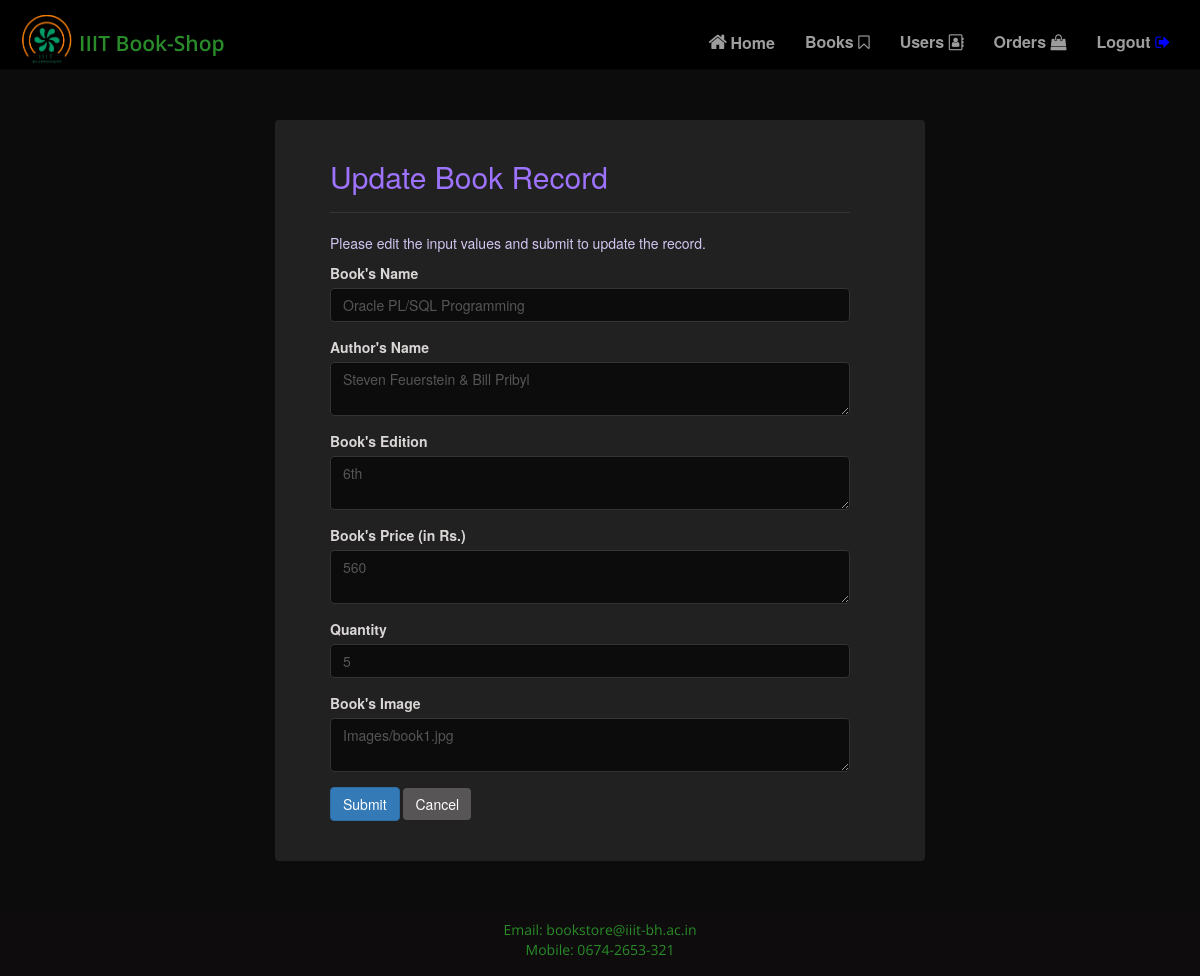
Screenshot of /Admin/UpdateBook.php?bookid=1 with the database file from the repository.
### tables this page shows
CREATE TABLE IF NOT EXISTS `books` (
    bookid INT NOT NULL PRIMARY KEY AUTO_INCREMENT,
    name VARCHAR(250) NOT NULL,
    author VARCHAR(250) NOT NULL,
    edition VARCHAR(250) NOT NULL,
    status VARCHAR(250) NOT NULL,
    image text NOT NULL,
    price INT(250) NOT NULL,
    quantity INT(250) NOT NULL
);

### Admin/UpdateBook.php (the view, shortened to what this page needs)
<?php
require_once "../connectserver.php";
$name = $author = $edition = $status =$image = $price = $quantity = "";
$name_err = $author_err = $edition_err = $status_err = $image_err= $price_err = $quantity_err = "";
if(isset($_POST["bookid"]) && !empty($_POST["bookid"])){
    $bookid = $_POST["bookid"];
    $input_name = trim($_POST["name"]);
    if(empty($input_name)){
        $name_err = "Please enter Book's Name.";
    }else{
        $name = $input_name;
    }
    $input_author = trim($_POST["author"]);
    if(empty($input_author)){
        $author_err = "Please enter Author's Name.";
    } else{
        $author = $input_author;
    }
    $input_edition = trim($_POST["edition"]);
    if(empty($input_edition)){
        $edition_err = "Please enter Book's Edition.";
    } else{
        $edition = $input_edition;
    }
    $input_price = trim($_POST["price"]);
    if(empty($input_price)){
        $price_err = "Please Enter Price of Book.";
    } elseif(!ctype_digit($input_price)){
        $price_err = "Please enter a positive integer value.";
    } else{
        $price = $input_price;
    }
    $input_quantity = trim($_POST["quantity"]);
    if(empty($input_quantity)){
        $quantity_err = "Please Enter Quantity of Book.";
    } elseif(!ctype_digit($input_quantity)){
        $quantity_err = "Please enter a positive integer value.";
    } else{
        $quantity = $input_quantity;
    }
    $input_image = trim($_POST["image"]);
    if(empty($input_image)){
        $image_err = "Please enter Book's Image.";
    }else{
        $image = $input_image;
    }
    if( $input_quantity < 1 ){
        $status="Not Available";
    }
    else{
        $status="Available";
    }
    if(empty($name_err) && empty($author_err) && empty($edition_err && empty($status_err) && empty($image_err)&& empty($price_err) && empty($quantity_err) )){
        $sql = "UPDATE books SET name=?, author=?, edition=?, status=?,image=?, price=?, quantity=? WHERE bookid=?";
        if($stmt = mysqli_prepare($link, $sql)){
            mysqli_stmt_bind_param($stmt, "sssssiii", $param_name, $param_author, $param_edition, $param_status, $param_image, $param_price, $param_quantity, $param_bookid);
            $param_name = $name;
            $param_author = $author;
            $param_edition = $edition;
            $param_status = $status;
            $param_price = $price;
            $param_image = $image;
            $param_quantity = $quantity;
            $param_bookid = $bookid;
            if(mysqli_stmt_execute($stmt)){
                header("location: Book-Details.php");
                exit();
            } else{
                echo "Something went wrong. Please try again later.";
            }
        }
        mysqli_stmt_close($stmt);
    }
    mysqli_close($link);
} else{
    if(isset($_GET["bookid"]) && !empty(trim($_GET["bookid"]))){
        $sql = "SELECT * FROM books WHERE bookid = ?";
        if($stmt = mysqli_prepare($link, $sql)){
            mysqli_stmt_bind_param($stmt, "i", $param_bookid);
            if(mysqli_stmt_execute($stmt)){
                $result = mysqli_stmt_get_result($stmt);
                if(mysqli_num_rows($result) == 1){
                    $row = mysqli_fetch_array($result, MYSQLI_ASSOC);
                    $name = $row["name"];
                    $author = $row["author"];
                    $edition = $row["edition"];
                    $image = $row["image"];
                    $price = $row["price"];
                    $quantity = $row["quantity"];
                } else{
                    header("location: ErrorMessage.php");
                    exit();
                }
            } else{
                echo "Oops! Something went wrong. Please try again later.";
            }
        }
    }  else{
        header("location: ErrorMessage.php");
        exit();
    }
}
?>
<!DOCTYPE html>
<html>
<head>
    <link rel="stylesheet" href="https://maxcdn.bootstrapcdn.com/bootstrap/3.3.7/css/bootstrap.min.css"/>
    <link rel="stylesheet" href="CSS/navbar.css"/>
</head>
<body class="update-book" style="background-color:rgb(12, 12, 12); color:rgb(218, 214, 214);">
    <nav class="navbar-sticky navbar navbar-inverse navbar-static-top navigation">
        <div class="container">
            <div class="navbar-header">
                <a class="navbar-brand" href="#">
                    <img style="width: 64px" src="Images/iiit-logo.png"alt="iiit logo"/>
                    <span class="iiitbookstore" style="font-family: 'Open Sans', sans-serif; font-weight:600; font-size: 21px;">IIIT Book-Shop</span>
                </a>
            </div>
            <div id="navbar6" class="navbar-collapse collapse">
            <ul class="nav navbar-nav navbar-right">
                <li><a href="Admin-AHome.php"><i class="fa fa-home fa-fw" style="font-size: 20px;" aria-hidden="true"></i>Home</a></li>
                <li><a href="Book-Details.php">Books <i class="fa fa-bookmark-o" aria-hidden="true"></i> </a></li>
                <li><a href="User-Details.php">Users <i class="fa fa-address-book-o" aria-hidden="true"></i> </a> </li>
                <li><a href="Orders.php">Orders <i class="fa fa-shopping-bag" aria-hidden="true"></i> </a> </li>
                <li><a class="logout" href="Admin-Logout.php">Logout <i class="fa fa-sign-out" style="color: blue" aria-hidden="true"></i> </a> </li>
            </ul>
        </div>
      </div>
    </nav>
    <div class="wrapper" style=" margin: 0 auto; background-color:#222121; margin-top:50px; border-radius:4px; width:650px; margin-bottom:50px; padding:0px 60px 40px 40px;">
        <div class="container-fluid">
            <div class="row">
                <div class="col-md-12">
                    <div class="page-header" style="border-color:rgb(53, 51, 51);">
                        <h2 style="color:rgb(157, 115, 255); ">Update Book Record</h2>
                    </div>
                    <p style="color:rgb(211, 198, 241);" >Please edit the input values and submit to update the record.</p>
                    <form action="<?php echo htmlspecialchars(basename($_SERVER['REQUEST_URI'])); ?>" method="post">
                        <div class="form-group <?php echo (!empty($name_err)) ? 'has-error' : ''; ?>">
                            <label>Book's Name</label>
                            <input type="text" name="name" class="form-control" value="<?php echo $name; ?>" style="background-color:rgb(12, 12, 12); border-color:rgb(53, 51, 51);">
                        </div>
                        <div class="form-group <?php echo (!empty($author_err)) ? 'has-error' : ''; ?>">
                            <label>Author's Name</label>
                            <textarea name="author" class="form-control" style="background-color:rgb(12, 12, 12); border-color:rgb(53, 51, 51);"><?php echo $author; ?></textarea>
                        </div>
                        <div class="form-group <?php echo (!empty($edition_err)) ? 'has-error' : ''; ?>">
                            <label>Book's Edition</label>
                            <textarea name="edition" class="form-control" style="background-color:rgb(12, 12, 12); border-color:rgb(53, 51, 51);"><?php echo $edition; ?></textarea>
                        </div>
                        <div class="form-group <?php echo (!empty($price_err)) ? 'has-error' : ''; ?>">
                            <label>Book's Price (in Rs.)</label>
                            <textarea name="price" class="form-control" style="background-color:rgb(12, 12, 12); border-color:rgb(53, 51, 51);"><?php echo $price; ?></textarea>
                        </div>
                        <div class="form-group <?php echo (!empty($quantity_err)) ? 'has-error' : ''; ?>">
                            <label>Quantity</label>
                            <input type="text" name="quantity" class="form-control" value="<?php echo $quantity; ?>" style="background-color:rgb(12, 12, 12); border-color:rgb(53, 51, 51);">
                        </div>
                        <div class="form-group <?php echo (!empty($image_err)) ? 'has-error' : ''; ?>">
                            <label>Book's Image</label>
                            <textarea name="image" class="form-control" style="background-color:rgb(12, 12, 12); border-color:rgb(53, 51, 51);"><?php echo $image; ?></textarea>
                        </div>
                        <input type="submit" class="btn btn-primary" value="Submit">
                        <a href="Book-Details.php" class="btn btn-default">Cancel</a>
                    </form>
                </div>
            </div>
        </div>
    </div>
    <footer id="footer" class="footer">
      <p class="text-center">
        Email: bookstore@iiit-bh.ac.in
        <br />Mobile: 0674-2653-321
      </p>
    </footer>
</body>
</html>

### Admin/CSS/navbar.css (style rules this page uses)
.navbar-brand { padding: 0px; }
.navigation { height: 70px; background-color: black; }
.navigation .navbar-brand { display: flex; align-items: center; color: rgb(41, 139, 41); margin-top: 15px; }
.navigation .navbar-brand > img { padding: 8px 0px; height: 67px; }
.navbar-nav a { margin-top: 17px; font-weight: bold; font-size: 16px; color: rgb(160, 159, 158); }
.navigation .navbar-brand .iiitbookstore { margin-top: 5px; font-family: 'Open Sans', sans-serif; font-weight:600; font-size: 21px; }
.footer { right: 0; bottom: 0; left: 0; height: 65px; padding-top: 9px; background-color: #0e0c0c; color: rgb(41, 139, 41); text-align: center; font-family: 'Open Sans'; }

### Admin/UpdateBook.php (style rules this page uses)
.wrapper .row a { background-color:rgb(87, 85, 85); color:white; border:none; }

### rows the page displays
books: name "Oracle PL/SQL Programming", author "Steven Feuerstein & Bill Pribyl", edition "6th", price "560", quantity "5", image "Images/book1.jpg"
